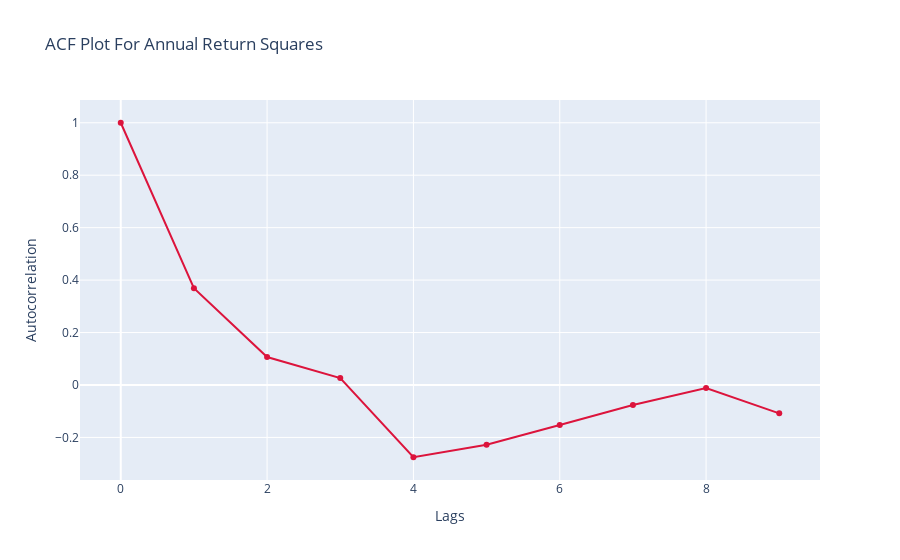

Here is the notebook cell this chart was saved with:
### Code cell
fig = fig = go.Figure(
    data=[go.Scatter(x = np.arange(10), y=lag_acf, line_color="crimson")]
#     data=[go.bar(y=auto_corrs, line_color="crimson")]
)
fig.update_layout(
    title="ACF Plot For Annual Return Squares",
    xaxis_title="Lags",
    yaxis_title="Autocorrelation",
    )
fig.show()

### Figure 1 — Plotly figure (JSON) as saved in the notebook; plotly's stock layout.template omitted (floating-point values rounded to 4 significant figures)
{"data": [{"line": {"color": "crimson"}, "type": "scatter", "x": [0, 1, 2, 3, 4, 5, 6, 7, 8, 9], "y": [1, 0.3691, 0.1067, 0.02627, -0.2755, -0.2279, -0.1527, -0.07644, -0.01123, -0.1082, -0.1214]}], "layout": {"title": {"text": "ACF Plot For Annual Return Squares"}, "xaxis": {"title": {"text": "Lags"}}, "yaxis": {"title": {"text": "Autocorrelation"}}}}
